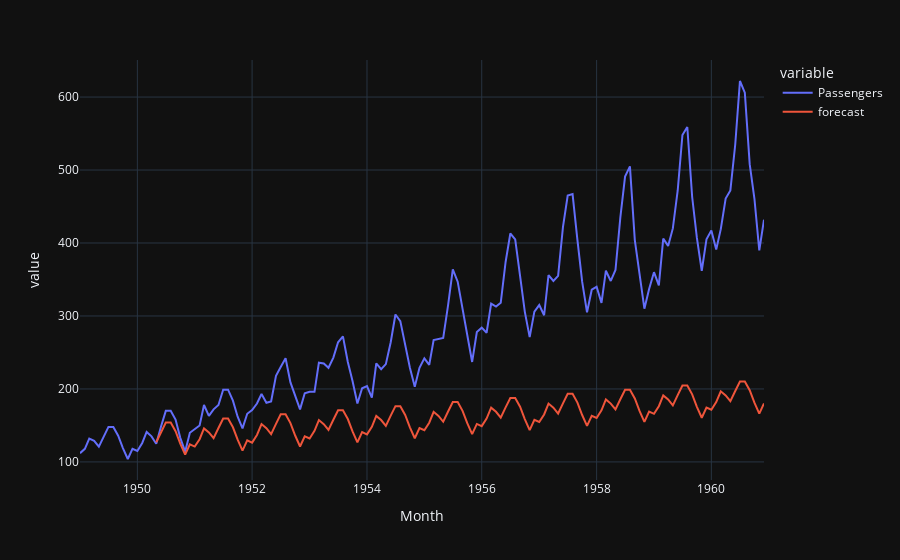

Source (notebook cell):
### Code cell
px.line(df,template = 'plotly_dark')

### Figure 1 — Plotly figure (JSON) as saved in the notebook; plotly's stock layout.template omitted (floating-point values rounded to 4 significant figures; data arrays with more than 128 entries replaced by an {"elided": "..."} marker saying what was removed)
{"data": [{"hovertemplate": "variable=Passengers<br>Month=%{x}<br>value=%{y}<extra></extra>", "legendgroup": "Passengers", "line": {"color": "#636efa", "dash": "solid"}, "marker": {"symbol": "circle"}, "mode": "lines", "name": "Passengers", "orientation": "v", "showlegend": true, "type": "scatter", "x": {"elided": "144 str values"}, "xaxis": "x", "y": {"elided": "144 int values"}, "yaxis": "y"}, {"hovertemplate": "variable=forecast<br>Month=%{x}<br>value=%{y}<extra></extra>", "legendgroup": "forecast", "line": {"color": "#EF553B", "dash": "solid"}, "marker": {"symbol": "circle"}, "mode": "lines", "name": "forecast", "orientation": "v", "showlegend": true, "type": "scatter", "x": {"elided": "144 str values"}, "xaxis": "x", "y": {"elided": "144 float values"}, "yaxis": "y"}], "layout": {"legend": {"title": {"text": "variable"}, "tracegroupgap": 0}, "margin": {"t": 60}, "xaxis": {"anchor": "y", "domain": [0, 1], "title": {"text": "Month"}}, "yaxis": {"anchor": "x", "domain": [0, 1], "title": {"text": "value"}}}}
